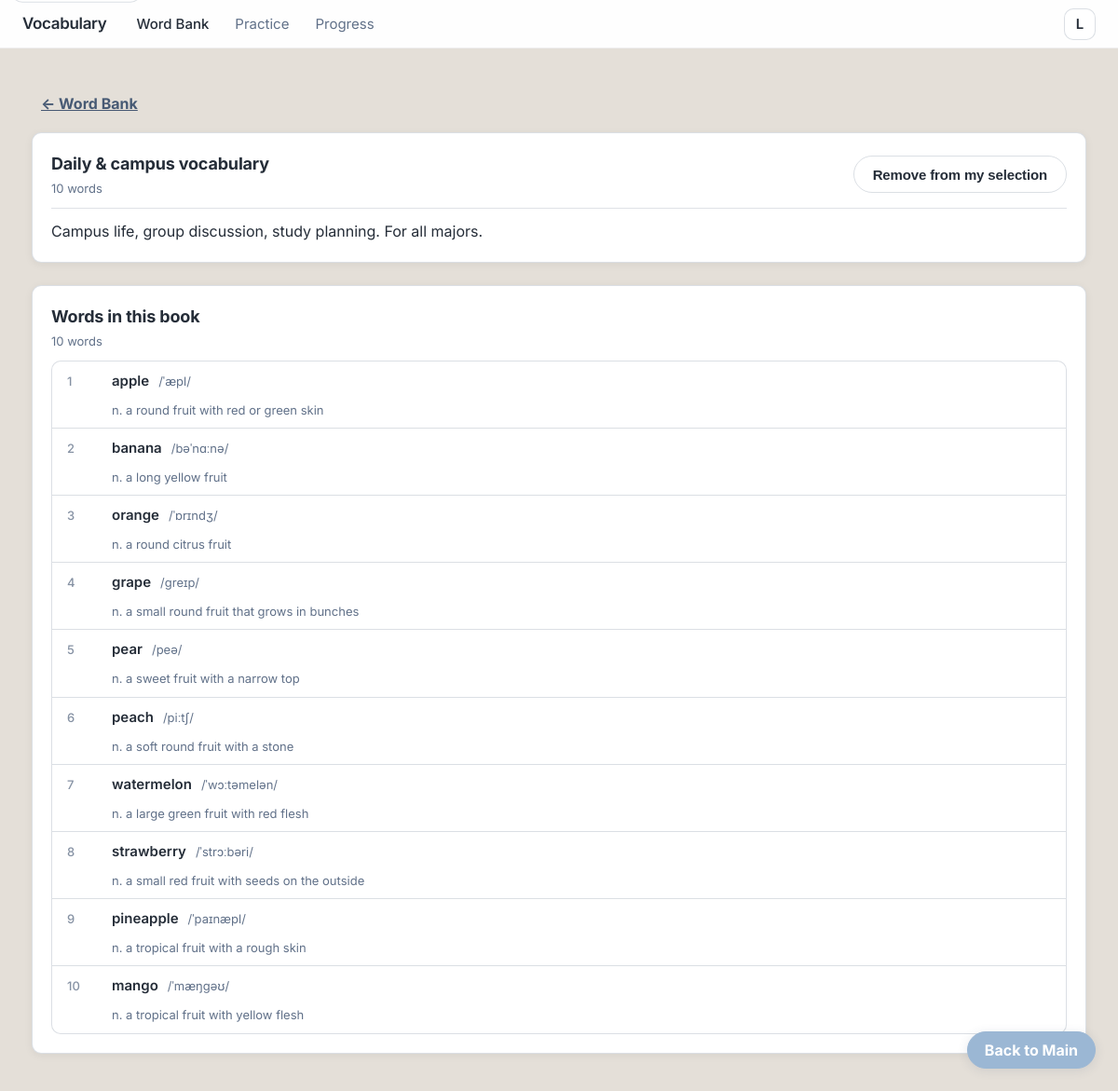
Screenshot of /wordbook-detail.php with the database file from the repository.
### tables this page shows
CREATE TABLE `word_books` (
  `id` int unsigned NOT NULL AUTO_INCREMENT,
  `slug` varchar(32) NOT NULL COMMENT '唯一标识：daily, cs, mech, civil, traffic, math',
  `title` varchar(128) NOT NULL,
  `description` text COMMENT '词书简介',
  `created_at` datetime DEFAULT CURRENT_TIMESTAMP,
  `updated_at` datetime DEFAULT CURRENT_TIMESTAMP ON UPDATE CURRENT_TIMESTAMP,
  PRIMARY KEY (`id`),
  UNIQUE KEY `uk_slug` (`slug`)
);

CREATE TABLE `words` (
  `id` int unsigned NOT NULL AUTO_INCREMENT,
  `word` varchar(64) NOT NULL COMMENT '单词',
  `phonetic` varchar(128) DEFAULT NULL COMMENT '音标',
  `meaning` varchar(512) NOT NULL COMMENT '释义',
  `sentence` varchar(512) DEFAULT NULL COMMENT '例句',
  `image_url` varchar(512) DEFAULT NULL COMMENT '图片路径或URL',
  `audio_url` varchar(512) DEFAULT NULL COMMENT '发音音频路径或URL',
  `created_at` datetime DEFAULT CURRENT_TIMESTAMP,
  `updated_at` datetime DEFAULT CURRENT_TIMESTAMP ON UPDATE CURRENT_TIMESTAMP,
  PRIMARY KEY (`id`),
  KEY `idx_word` (`word`)
);

### config.php (called while the page is built, shortened)
<?php
function db(): PDO {
  static $pdo = null;
  if ($pdo instanceof PDO) return $pdo;
  $dsn = 'mysql:host=' . DB_HOST . ';port=' . DB_PORT . ';dbname=' . DB_NAME . ';charset=utf8mb4';
  $pdo = new PDO($dsn, DB_USER, DB_PASS, [
    PDO::ATTR_ERRMODE => PDO::ERRMODE_EXCEPTION,
    PDO::ATTR_DEFAULT_FETCH_MODE => PDO::FETCH_ASSOC,
    PDO::ATTR_EMULATE_PREPARES => false,
  ]);
  return $pdo;
}

### wordbook-detail.php (the view, shortened to what this page needs)
<?php
require_once __DIR__ . '/config.php';
require_once __DIR__ . '/includes/header.php';
$slug = isset($_GET['id']) ? trim((string)$_GET['id']) : 'daily';
$stmt = db()->prepare("
  SELECT
    wb.id,
    wb.slug,
    wb.title,
    wb.description,
    COUNT(DISTINCT wbw.word_id) AS word_count
  FROM word_books wb
  LEFT JOIN word_book_words wbw ON wbw.word_book_id = wb.id
  WHERE wb.slug = ?
  GROUP BY wb.id, wb.slug, wb.title, wb.description
  LIMIT 1
");
$stmt->execute([$slug]);
$book = $stmt->fetch();
  ?>
  <?php
$bookId = (int)$book['id'];
$bookTitle = (string)$book['title'];
$bookDesc = (string)($book['description'] ?? '');
$wordCount = (int)($book['word_count'] ?? 0);
$wstmt = db()->prepare("
  SELECT
    w.word,
    w.phonetic,
    w.meaning
  FROM word_book_words wbw
  JOIN words w ON w.id = wbw.word_id
  WHERE wbw.word_book_id = ?
  ORDER BY wbw.sort_order ASC, w.word ASC
");
$wstmt->execute([$bookId]);
$words = $wstmt->fetchAll();
?>
        <p style="margin-bottom:12px"><a href="./wordbank.php" class="linkBtn" style="display:inline-flex;align-items:center;gap:6px">← Word Bank</a></p>
        <div class="card" id="detailCard" data-slug="<?php echo htmlspecialchars($slug); ?>">
          <div class="card__head">
            <div>
              <div class="card__title"><?php echo htmlspecialchars($bookTitle); ?></div>
              <div class="card__sub"><span id="detailCount"><?php echo $wordCount; ?></span> words</div>
            </div>
            <div class="friendRow__actions">
              <button class="primary" type="button" id="btnToggleSelect">Add to my selection</button>
            </div>
          </div>
          <div class="divider"></div>
          <?php if ($bookDesc !== ''): ?>
            <div class="detailIntro"><?php echo nl2br(htmlspecialchars($bookDesc)); ?></div>
          <?php else: ?>
            <div class="detailIntro" style="color:var(--muted)">No description.</div>
          <?php endif; ?>
        </div>
        <section class="card detailWordsCard" aria-label="Words in this book" style="margin-top:24px">
          <div class="card__head">
            <div>
              <div class="card__title">Words in this book</div>
              <div class="card__sub"><span id="detailWordCount"><?php echo count($words); ?></span> words</div>
            </div>
          </div>
          <div class="detailWords" id="detailWordsList" role="list">
            <?php foreach ($words as $i => $w): ?>
              <div class="detailWord" role="listitem">
                <span class="detailWord__index"><?php echo $i + 1; ?></span>
                <div class="detailWord__main">
                  <span class="detailWord__word"><?php echo htmlspecialchars((string)$w['word']); ?></span>
                  <span class="detailWord__phonetic"><?php echo htmlspecialchars((string)($w['phonetic'] ?? '')); ?></span>
                </div>
                <div class="detailWord__meaning"><?php echo htmlspecialchars((string)($w['meaning'] ?? '')); ?></div>
              </div>
            <?php endforeach; ?>
          </div>
        </section>
<?php require_once __DIR__ . '/includes/footer.php'; ?>

### styles.css (style rules this page uses)
:root { --bg: #E4DFD8; --brand: #9BB7D4; --brand2: #3A4E6B; --panel: #ffffff; --panel2: #ffffff; --stroke: rgba(58,78,107,.18); --text: rgba(28,36,48,.96); --muted: rgba(58,78,107,.80); --muted2: rgba(58,78,107,.62); --danger: #d9415b; --ok: #1aa06d; --fs-topbar: 12px; --fs-sidebar-title: 20px; --fs-sidebar-sub: 14px; --fs-main-title: 24px; --fs-main-desc: 15px; --fs-nav: 15px; --fs-card-title: 18px; --fs-card-meta: 13px; --fs-btn: 15px; --fs-pill: 13px; --shadow: 0 2px 12px rgba(58,78,107,.08); --shadow-card: 0 2px 10px rgba(0,0,0,.06); --radius: 10px; --radius2: 8px; --radius-pill: 999px; --max: 1180px; }
* { box-sizing: border-box; }
html,body { height:100%; }
body { margin:0; font-family: Inter, system-ui, -apple-system, "Segoe UI", Roboto, "Helvetica Neue", Arial, "Noto Sans", "PingFang SC", "Microsoft YaHei", sans-serif; color: var(--text); background: var(--bg); line-height: 1.4; }
.card { background: var(--panel); border: 1px solid var(--stroke); border-radius: var(--radius); padding: 20px; box-shadow: var(--shadow-card); min-width: 0; }
.card__head { display:flex; align-items: center; justify-content: space-between; gap: 14px; margin-bottom: 12px; }
.card__title { font-size: var(--fs-card-title); font-weight: 700; letter-spacing:-.01em; }
.card__sub { margin-top: 4px; color: var(--muted); font-size: var(--fs-card-meta); font-weight: 400; }
.divider { height: 1px; background: rgba(58,78,107,.16); margin: 12px 0; }
.primary,.secondary,.ghost,.success,.danger { height: 40px; padding: 0 20px; border-radius: var(--radius-pill); border: 1px solid transparent; font-size: var(--fs-btn); font-weight: 600; letter-spacing:-.01em; cursor:pointer; color: var(--text); background: var(--panel); }
.ghost { background: transparent; border-color: var(--stroke); }
.linkBtn { background: transparent; border: none; color: rgba(58,78,107,.92); font-weight: 700; cursor:pointer; padding: 8px 10px; border-radius: 12px; }
.friendRow__actions, .groupRow__actions { display:flex; gap: 8px; flex-shrink: 0; }
.detailIntro { color: var(--text); font-weight: 400; line-height: 1.6; }
.detailWordsCard .card__head { margin-bottom: 12px; }
.detailWords { display: flex; flex-direction: column; gap: 0; border: 1px solid var(--stroke); border-radius: var(--radius); overflow: hidden; background: var(--panel); }
.detailWord { display: grid; grid-template-columns: 32px 1fr; gap: 12px 16px; align-items: baseline; padding: 10px 16px; border-bottom: 1px solid var(--stroke); }
.detailWord:last-child { border-bottom: none; }
.detailWord__index { grid-row: 1; font-size: var(--fs-card-meta); color: var(--muted2); font-weight: 500; }
.detailWord__main { grid-column: 2; grid-row: 1; display: flex; align-items: baseline; gap: 10px; flex-wrap: wrap; }
.detailWord__word { font-size: 15px; font-weight: 600; color: var(--text); }
.detailWord__phonetic { font-size: var(--fs-card-meta); color: var(--muted); font-weight: 400; }
.detailWord__meaning { grid-column: 2; grid-row: 2; font-size: var(--fs-card-meta); color: var(--muted); line-height: 1.4; padding-left: 0; }

### rows the page displays
word_books: title "Daily & campus vocabulary", description "Campus life, group discussion, study planning. For all majors."
words: word "apple", phonetic "/ˈæpl/", meaning "n. a round fruit with red or green skin"
words: word "banana", phonetic "/bəˈnɑːnə/", meaning "n. a long yellow fruit"
words: word "orange", phonetic "/ˈɒrɪndʒ/", meaning "n. a round citrus fruit"
words: word "grape", phonetic "/ɡreɪp/", meaning "n. a small round fruit that grows in bunches"
words: word "pear", phonetic "/peə/", meaning "n. a sweet fruit with a narrow top"
words: word "peach", phonetic "/piːtʃ/", meaning "n. a soft round fruit with a stone"
words: word "watermelon", phonetic "/ˈwɔːtəmelən/", meaning "n. a large green fruit with red flesh"
words: word "strawberry", phonetic "/ˈstrɔːbəri/", meaning "n. a small red fruit with seeds on the outside"
words: word "pineapple", phonetic "/ˈpaɪnæpl/", meaning "n. a tropical fruit with a rough skin"
words: word "mango", phonetic "/ˈmæŋɡəʊ/", meaning "n. a tropical fruit with yellow flesh"

### other values shown
$wordCount "10"
count($words) "10"
